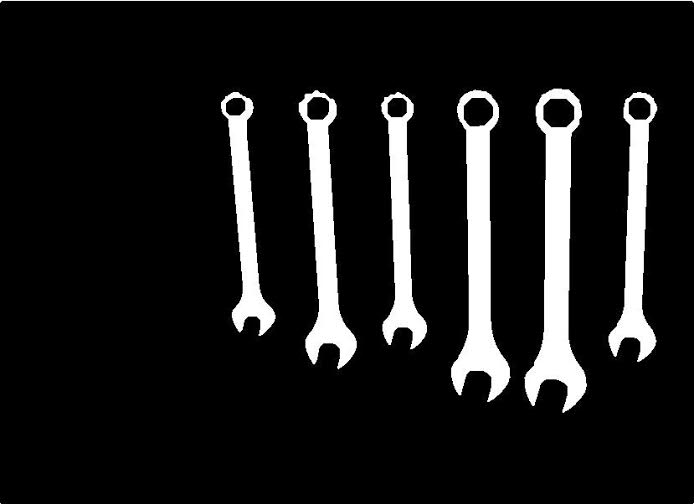
#> input picture segmented.jpg, 694 x 504 px
$ python geometry1.py
#> lines starting #> are read from the running program, lines starting #| are printed output that depends on the picture; after the words box and inside, x2 and y2 are one past the last pixel; in counts of white or black regions, pixels touching at a corner belong together
### image_segmentation.py
# -*- coding: utf-8 -*-
"""
image_segmentation_length.py

Conversion of MATLAB code to python 2.7
Stefan Kraft, November 15, 2016
"""

import cv2
import numpy as np

def image_segmentation(img1):
    img2 = np.copy(img1)
    img2 = cv2.cvtColor(img2, cv2.COLOR_BGR2GRAY)
    img2 = cv2.medianBlur(img2,3)
    threshold = 3

    ret,final = cv2.threshold(img2, 0, 255,cv2.THRESH_BINARY + cv2.THRESH_OTSU)
    (cnts, _) = cv2.findContours(final.copy(), cv2.RETR_LIST, cv2.CHAIN_APPROX_SIMPLE)
    mask = np.ones(final.shape[:2], dtype="uint8") * 255

    # loop over the contours
    for c in cnts:
        area = cv2.contourArea(c)
        if area < threshold:
            cv2.drawContours(mask,[c], -1, 0, -1)
    final2 = cv2.bitwise_and(final, final, mask=mask)

    kernel = cv2.getStructuringElement(cv2.MORPH_ELLIPSE,(36,36))
    remove = cv2.morphologyEx(final2, cv2.MORPH_OPEN, kernel)
    remove = (255-remove)
    #remove = cv2.morphologyEx(remove, cv2.MORPH_CLOSE, kernel)
    return remove, img2

### geometry1.py
# -*- coding: utf-8 -*-
"""
Created on Wed Nov 16 10:20:12 2016
centroid,area,length of shapes

geometry1.py
@author: skraft
"""

import cv2
import numpy as np
import matplotlib.pyplot as plt

from image_segmentation import image_segmentation

img = cv2.imread('segmented.jpg')
#> img is the input picture: shape (504, 694, 3); min 0, max 255, mean 27.3

(y,x,clrs) = img.shape
#> y = 504; x = 694; clrs = 3
img_seg = image_segmentation(img)
#> in image_segmentation, `ret,final = cv2.threshold(img2, 0, 255,cv2.THRESH_BINARY + cv2.THRESH_..`:
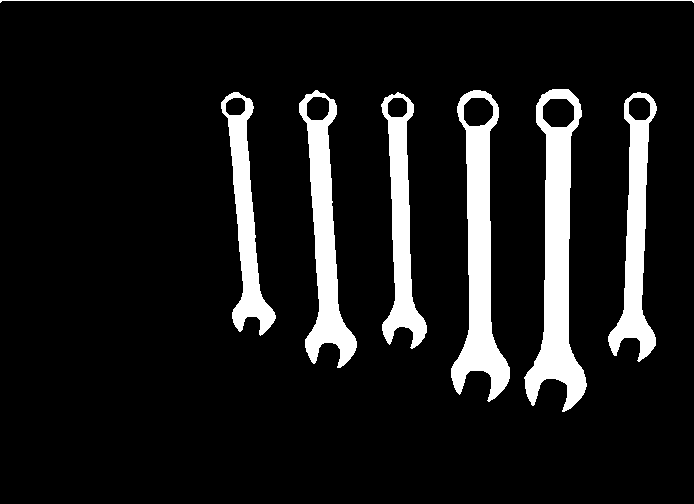
#> final: shape (504, 694); 10.7% white; 7 white regions
#> in image_segmentation, `ret,final = cv2.threshold(img2, 0, 255,cv2.THRESH_BINARY + cv2.THRESH_..`: ret = 125
#> in image_segmentation, `(cnts, _) = cv2.findContours(final.copy(), cv2.RETR_LIST, cv2.CHAIN_AP..`: cnts = 13 contours, 1 with area under 20; largest, box (x1, y1, x2, y2) and area: (524, 89, 587, 412) 8952, (451, 90, 510, 402) 7941, (299, 90, 357, 368) 6192, (608, 92, 657, 362) 5346, (381, 92, 427, 349) 4876
#> the loop in image_segmentation, `for c in cnts:` made 13 passes
#> area on passes 1 to 12: 791.5, 438.5, 726, 349, 310.5, 473, 5346, 4876, 4534, 7941, 6192, 8952
#> after the loop in image_segmentation, `for c in cnts:`: mask: shape (504, 694); every value is 255
#> in image_segmentation, `kernel = cv2.getStructuringElement(cv2.MORPH_ELLIPSE,(36,36))`:
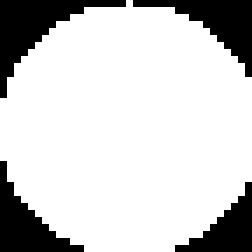
#> kernel: shape (36, 36) (shown 7 times larger); values 0 (black) and 1 (white), 80.2% white; 4 black regions, box (x1, y1, x2, y2) and area: (0, 0, 18, 14) 80, (19, 0, 36, 11) 66, (0, 23, 12, 36) 62, (25, 26, 36, 36) 49
#> in image_segmentation, `remove = cv2.morphologyEx(final2, cv2.MORPH_OPEN, kernel)`:
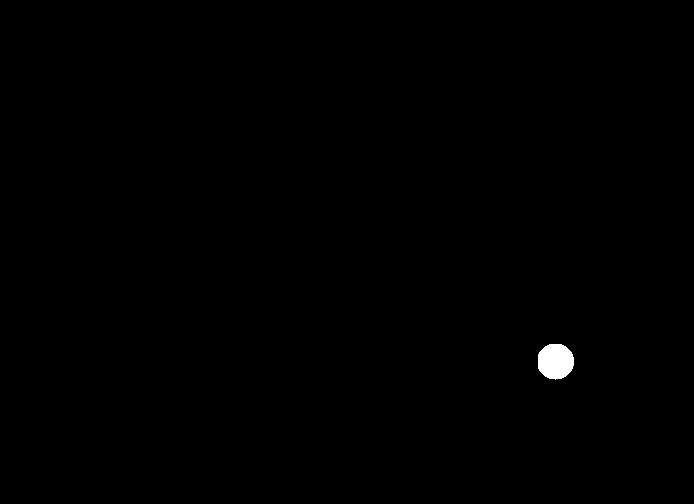
#> remove: shape (504, 694); 0.3% white; 1 white region, box (x1, y1, x2, y2) and area: (538, 344, 574, 380) 1039

color1 =['r','g','b','c','m','y']
radius_array =[16,17,18,21,25,28]
size_act=['19','18','15','14','13','12']

#fig = plt.figure()
#plt.title('Original Image')
#plt.imshow(img,cmap='Greys_r')

#Find Edges using canny, not necessary
#> (the run stopped early here; a loop or call above may not have finished)
